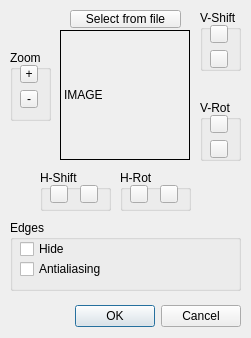
<?xml version="1.0" encoding="UTF-8"?>
<ui version="4.0">
 <class>CQDlgModelThumbnail</class>
 <widget class="QDialog" name="CQDlgModelThumbnail">
  <property name="geometry">
   <rect>
    <x>0</x>
    <y>0</y>
    <width>251</width>
    <height>338</height>
   </rect>
  </property>
  <property name="windowTitle">
   <string>Model Thumbnail Selection</string>
  </property>
  <property name="locale">
   <locale language="English" country="UnitedStates"/>
  </property>
  <widget class="QLabel" name="qqImage">
   <property name="geometry">
    <rect>
     <x>60</x>
     <y>30</y>
     <width>130</width>
     <height>130</height>
    </rect>
   </property>
   <property name="frameShape">
    <enum>QFrame::Box</enum>
   </property>
   <property name="frameShadow">
    <enum>QFrame::Plain</enum>
   </property>
   <property name="lineWidth">
    <number>1</number>
   </property>
   <property name="text">
    <string>IMAGE</string>
   </property>
  </widget>
  <widget class="QDialogButtonBox" name="qqOkCancel">
   <property name="geometry">
    <rect>
     <x>10</x>
     <y>300</y>
     <width>231</width>
     <height>32</height>
    </rect>
   </property>
   <property name="standardButtons">
    <set>QDialogButtonBox::Cancel|QDialogButtonBox::Ok</set>
   </property>
  </widget>
  <widget class="QGroupBox" name="groupBox_2">
   <property name="geometry">
    <rect>
     <x>10</x>
     <y>50</y>
     <width>41</width>
     <height>71</height>
    </rect>
   </property>
   <property name="title">
    <string>Zoom</string>
   </property>
   <property name="flat">
    <bool>false</bool>
   </property>
   <widget class="QToolButton" name="qqZoomP">
    <property name="geometry">
     <rect>
      <x>10</x>
      <y>15</y>
      <width>18</width>
      <height>18</height>
     </rect>
    </property>
    <property name="focusPolicy">
     <enum>Qt::StrongFocus</enum>
    </property>
    <property name="text">
     <string>+</string>
    </property>
    <property name="autoRepeat">
     <bool>true</bool>
    </property>
   </widget>
   <widget class="QToolButton" name="qqZoomM">
    <property name="geometry">
     <rect>
      <x>10</x>
      <y>40</y>
      <width>18</width>
      <height>18</height>
     </rect>
    </property>
    <property name="focusPolicy">
     <enum>Qt::StrongFocus</enum>
    </property>
    <property name="text">
     <string>-</string>
    </property>
    <property name="autoRepeat">
     <bool>true</bool>
    </property>
   </widget>
  </widget>
  <widget class="QGroupBox" name="groupBox_3">
   <property name="geometry">
    <rect>
     <x>200</x>
     <y>10</y>
     <width>41</width>
     <height>61</height>
    </rect>
   </property>
   <property name="title">
    <string>V-Shift</string>
   </property>
   <property name="flat">
    <bool>false</bool>
   </property>
   <widget class="QToolButton" name="qqVShiftP">
    <property name="geometry">
     <rect>
      <x>10</x>
      <y>15</y>
      <width>18</width>
      <height>18</height>
     </rect>
    </property>
    <property name="focusPolicy">
     <enum>Qt::StrongFocus</enum>
    </property>
    <property name="text">
     <string/>
    </property>
    <property name="icon">
     <iconset resource="../variousImageFiles.qrc">
      <normaloff>:/variousImageFiles/upArrow.png</normaloff>:/variousImageFiles/upArrow.png</iconset>
    </property>
    <property name="iconSize">
     <size>
      <width>12</width>
      <height>12</height>
     </size>
    </property>
    <property name="autoRepeat">
     <bool>true</bool>
    </property>
   </widget>
   <widget class="QToolButton" name="qqVShiftM">
    <property name="geometry">
     <rect>
      <x>10</x>
      <y>40</y>
      <width>18</width>
      <height>18</height>
     </rect>
    </property>
    <property name="focusPolicy">
     <enum>Qt::StrongFocus</enum>
    </property>
    <property name="text">
     <string/>
    </property>
    <property name="icon">
     <iconset resource="../variousImageFiles.qrc">
      <normaloff>:/variousImageFiles/downArrow.png</normaloff>:/variousImageFiles/downArrow.png</iconset>
    </property>
    <property name="iconSize">
     <size>
      <width>12</width>
      <height>12</height>
     </size>
    </property>
    <property name="autoRepeat">
     <bool>true</bool>
    </property>
   </widget>
  </widget>
  <widget class="QGroupBox" name="groupBox_4">
   <property name="geometry">
    <rect>
     <x>200</x>
     <y>100</y>
     <width>41</width>
     <height>61</height>
    </rect>
   </property>
   <property name="title">
    <string>V-Rot</string>
   </property>
   <property name="flat">
    <bool>false</bool>
   </property>
   <widget class="QToolButton" name="qqVRotP">
    <property name="geometry">
     <rect>
      <x>10</x>
      <y>15</y>
      <width>18</width>
      <height>18</height>
     </rect>
    </property>
    <property name="focusPolicy">
     <enum>Qt::StrongFocus</enum>
    </property>
    <property name="text">
     <string/>
    </property>
    <property name="icon">
     <iconset resource="../variousImageFiles.qrc">
      <normaloff>:/variousImageFiles/upArrow.png</normaloff>:/variousImageFiles/upArrow.png</iconset>
    </property>
    <property name="iconSize">
     <size>
      <width>12</width>
      <height>12</height>
     </size>
    </property>
    <property name="autoRepeat">
     <bool>true</bool>
    </property>
   </widget>
   <widget class="QToolButton" name="qqVRotM">
    <property name="geometry">
     <rect>
      <x>10</x>
      <y>40</y>
      <width>18</width>
      <height>18</height>
     </rect>
    </property>
    <property name="focusPolicy">
     <enum>Qt::StrongFocus</enum>
    </property>
    <property name="text">
     <string/>
    </property>
    <property name="icon">
     <iconset resource="../variousImageFiles.qrc">
      <normaloff>:/variousImageFiles/downArrow.png</normaloff>:/variousImageFiles/downArrow.png</iconset>
    </property>
    <property name="iconSize">
     <size>
      <width>12</width>
      <height>12</height>
     </size>
    </property>
    <property name="autoRepeat">
     <bool>true</bool>
    </property>
   </widget>
  </widget>
  <widget class="QGroupBox" name="groupBox_5">
   <property name="geometry">
    <rect>
     <x>40</x>
     <y>170</y>
     <width>71</width>
     <height>41</height>
    </rect>
   </property>
   <property name="title">
    <string>H-Shift</string>
   </property>
   <property name="flat">
    <bool>false</bool>
   </property>
   <widget class="QToolButton" name="qqHShiftP">
    <property name="geometry">
     <rect>
      <x>40</x>
      <y>15</y>
      <width>18</width>
      <height>18</height>
     </rect>
    </property>
    <property name="focusPolicy">
     <enum>Qt::StrongFocus</enum>
    </property>
    <property name="text">
     <string/>
    </property>
    <property name="icon">
     <iconset resource="../variousImageFiles.qrc">
      <normaloff>:/variousImageFiles/rightArrow.png</normaloff>:/variousImageFiles/rightArrow.png</iconset>
    </property>
    <property name="iconSize">
     <size>
      <width>12</width>
      <height>12</height>
     </size>
    </property>
    <property name="autoRepeat">
     <bool>true</bool>
    </property>
   </widget>
   <widget class="QToolButton" name="qqHShiftM">
    <property name="geometry">
     <rect>
      <x>10</x>
      <y>15</y>
      <width>18</width>
      <height>18</height>
     </rect>
    </property>
    <property name="focusPolicy">
     <enum>Qt::StrongFocus</enum>
    </property>
    <property name="text">
     <string/>
    </property>
    <property name="icon">
     <iconset resource="../variousImageFiles.qrc">
      <normaloff>:/variousImageFiles/leftArrow.png</normaloff>:/variousImageFiles/leftArrow.png</iconset>
    </property>
    <property name="iconSize">
     <size>
      <width>12</width>
      <height>12</height>
     </size>
    </property>
    <property name="autoRepeat">
     <bool>true</bool>
    </property>
   </widget>
  </widget>
  <widget class="QGroupBox" name="groupBox_6">
   <property name="geometry">
    <rect>
     <x>120</x>
     <y>170</y>
     <width>71</width>
     <height>41</height>
    </rect>
   </property>
   <property name="title">
    <string>H-Rot</string>
   </property>
   <property name="flat">
    <bool>false</bool>
   </property>
   <widget class="QToolButton" name="qqHRotP">
    <property name="geometry">
     <rect>
      <x>40</x>
      <y>15</y>
      <width>18</width>
      <height>18</height>
     </rect>
    </property>
    <property name="focusPolicy">
     <enum>Qt::StrongFocus</enum>
    </property>
    <property name="text">
     <string/>
    </property>
    <property name="icon">
     <iconset resource="../variousImageFiles.qrc">
      <normaloff>:/variousImageFiles/rightArrow.png</normaloff>:/variousImageFiles/rightArrow.png</iconset>
    </property>
    <property name="iconSize">
     <size>
      <width>12</width>
      <height>12</height>
     </size>
    </property>
    <property name="autoRepeat">
     <bool>true</bool>
    </property>
   </widget>
   <widget class="QToolButton" name="qqHRotM">
    <property name="geometry">
     <rect>
      <x>10</x>
      <y>15</y>
      <width>18</width>
      <height>18</height>
     </rect>
    </property>
    <property name="focusPolicy">
     <enum>Qt::StrongFocus</enum>
    </property>
    <property name="text">
     <string/>
    </property>
    <property name="icon">
     <iconset resource="../variousImageFiles.qrc">
      <normaloff>:/variousImageFiles/leftArrow.png</normaloff>:/variousImageFiles/leftArrow.png</iconset>
    </property>
    <property name="iconSize">
     <size>
      <width>12</width>
      <height>12</height>
     </size>
    </property>
    <property name="autoRepeat">
     <bool>true</bool>
    </property>
   </widget>
  </widget>
  <widget class="QToolButton" name="qqFromFile">
   <property name="geometry">
    <rect>
     <x>70</x>
     <y>10</y>
     <width>111</width>
     <height>18</height>
    </rect>
   </property>
   <property name="focusPolicy">
    <enum>Qt::StrongFocus</enum>
   </property>
   <property name="text">
    <string>Select from file</string>
   </property>
  </widget>
  <widget class="QGroupBox" name="groupBox">
   <property name="geometry">
    <rect>
     <x>10</x>
     <y>220</y>
     <width>231</width>
     <height>71</height>
    </rect>
   </property>
   <property name="title">
    <string>Edges</string>
   </property>
   <property name="flat">
    <bool>false</bool>
   </property>
   <widget class="QCheckBox" name="qqHideEdges">
    <property name="geometry">
     <rect>
      <x>10</x>
      <y>20</y>
      <width>111</width>
      <height>18</height>
     </rect>
    </property>
    <property name="focusPolicy">
     <enum>Qt::StrongFocus</enum>
    </property>
    <property name="text">
     <string>Hide</string>
    </property>
   </widget>
   <widget class="QCheckBox" name="qqAntialiasing">
    <property name="geometry">
     <rect>
      <x>10</x>
      <y>40</y>
      <width>121</width>
      <height>18</height>
     </rect>
    </property>
    <property name="focusPolicy">
     <enum>Qt::StrongFocus</enum>
    </property>
    <property name="text">
     <string>Antialiasing</string>
    </property>
   </widget>
  </widget>
 </widget>
 <tabstops>
  <tabstop>qqFromFile</tabstop>
  <tabstop>qqZoomP</tabstop>
  <tabstop>qqZoomM</tabstop>
  <tabstop>qqHRotM</tabstop>
  <tabstop>qqHRotP</tabstop>
  <tabstop>qqVRotP</tabstop>
  <tabstop>qqVRotM</tabstop>
  <tabstop>qqHShiftM</tabstop>
  <tabstop>qqHShiftP</tabstop>
  <tabstop>qqVShiftP</tabstop>
  <tabstop>qqVShiftM</tabstop>
  <tabstop>qqOkCancel</tabstop>
 </tabstops>
 <resources>
  <include location="../variousImageFiles.qrc"/>
 </resources>
 <connections/>
</ui>
